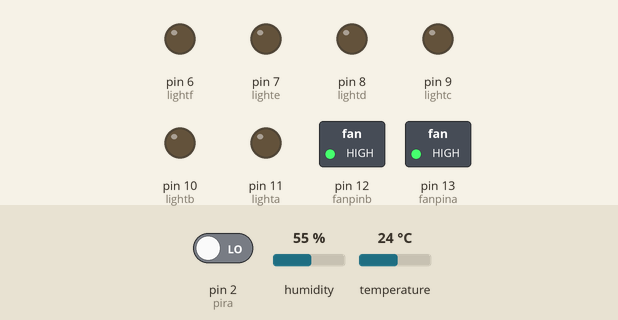
Recording of a sketch running on a simulated Arduino Uno, built with avr-gcc and run on an emulated ATmega328P. Shown: switched loads named in the sketch (green lamp = pin HIGH), output pins drawn as LEDs (lit = HIGH). The test bench sets the inputs (shaded band); at power-on: pin 2 (pira) LOW, humidity 55 %, temperature 24 °C. What the sketch prints to the serial monitor is not drawn.

Above: at 2.8 s.
2.9 s: pin 2 (pira) driven HIGH
At 3.8 s:
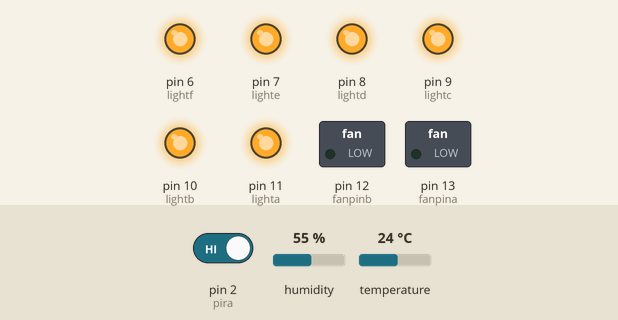
4.5 s: pin 2 (pira) driven LOW
At 6.3 s:
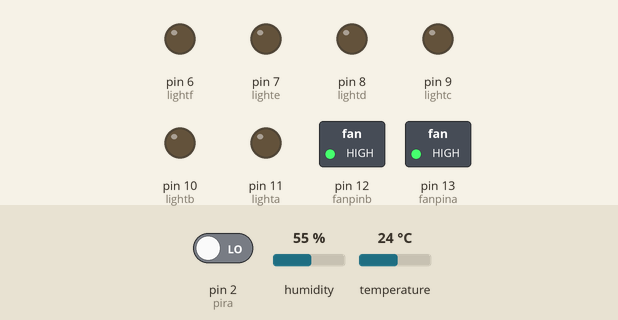
Timing chart, 0 to 7.8 s (numbered marks = the images above; inputs shaded):
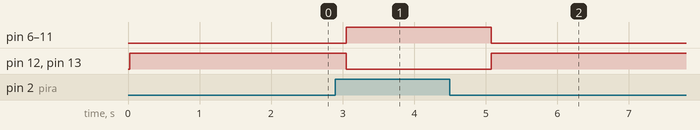

Measured:
- after the input at 2.9 s, pin 6 (lightf), pin 7 (lighte), pin 8 (lightd), pin 9 (lightc), pin 10 (lightb), pin 11 (lighta): LOW → HIGH after 0.15 s; pin 12 (fanpinb), pin 13 (fanpina): HIGH → LOW after 0.15 s
- after the input at 4.5 s, pin 6 (lightf), pin 7 (lighte), pin 8 (lightd), pin 9 (lightc), pin 10 (lightb), pin 11 (lighta): HIGH → LOW after 0.58 s; pin 12 (fanpinb), pin 13 (fanpina): LOW → HIGH after 0.58 s

The sketch:

CLASSROOMfinal.ino
```cpp
#include<DHT.h>

#define fanpina 13
#define fanpinb 12
#define AC 1
#define lighta 11
#define lightb 10
#define lightc 9
#define lightd 8
#define lighte 7
#define lightf 6
#define pira 2
#define DHTPIN 4
#define DHTTYPE DHT11

DHT dht(DHTPIN, DHTTYPE);

   void setup()
   {
    pinMode(pira,INPUT);

digitalWrite(pira,LOW);

pinMode(fanpina,OUTPUT);
pinMode(fanpinb,OUTPUT);
pinMode(lighta,OUTPUT);
pinMode(lightb,OUTPUT);
pinMode(lightc,OUTPUT);
pinMode(lightd,OUTPUT);
pinMode(lighte,OUTPUT);
pinMode(lightf,OUTPUT);

Serial.begin(9600);
dht.begin();
   }

   void loop()
   {
    float humidity = dht.readHumidity();        // reading and storing humidity value to a variable named humidity
  float temperature = dht.readTemperature();  // reading and storing temperature value to a variable named temperature
  Serial.print("Humidity= ");
  Serial.print(humidity);                     // Printing the humidity
  Serial.print("%  Temperature=  ");
  Serial.print(temperature);                  // Printing the temperature
  Serial.println("°C");


  digitalWrite(pira,LOW);

  if( digitalRead(pira)== HIGH)
  {

    digitalWrite(fanpina,LOW);
    digitalWrite(lighta,HIGH);
    digitalWrite(lightb,HIGH);
    digitalWrite(lightc,HIGH);
    digitalWrite(fanpinb,LOW);
    digitalWrite(lightd,HIGH);
    digitalWrite(lighte,HIGH);
    digitalWrite(lightf,HIGH);
    Serial.print("motion1");
    delay(1000);

     if(temperature>=32.00)
    {
      digitalWrite(5,HIGH);
    }

    else
    {
      digitalWrite(5,LOW);

    }

  }

  else
  { digitalWrite(fanpina,HIGH);
    digitalWrite(lighta,LOW);
    digitalWrite(lightb,LOW);
    digitalWrite(lightc,LOW);
    digitalWrite(fanpinb,HIGH);
    digitalWrite(lightd,LOW);
    digitalWrite(lighte,LOW);
    digitalWrite(lightf,LOW);
    delay(1000);

  }
   }
```
